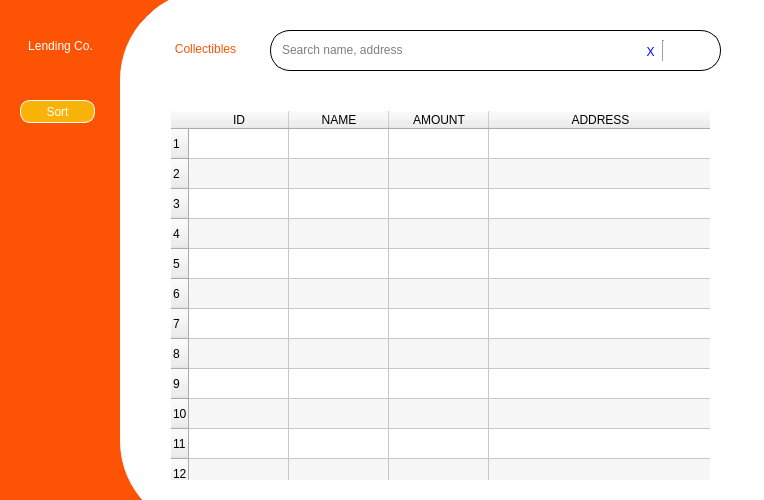
<?xml version="1.0" encoding="UTF-8"?>
<ui version="4.0">
 <class>MainWindow</class>
 <widget class="QMainWindow" name="MainWindow">
  <property name="geometry">
   <rect>
    <x>0</x>
    <y>0</y>
    <width>764</width>
    <height>500</height>
   </rect>
  </property>
  <property name="windowTitle">
   <string>Collectibles</string>
  </property>
  <widget class="QWidget" name="centralwidget">
   <widget class="QWidget" name="bg" native="true">
    <property name="geometry">
     <rect>
      <x>120</x>
      <y>-10</y>
      <width>800</width>
      <height>541</height>
     </rect>
    </property>
    <property name="styleSheet">
     <string notr="true">#bg{
background-color: white;
border: 1px solid white;
border-radius: 90px;
}</string>
    </property>
    <widget class="QScrollArea" name="scrollArea">
     <property name="geometry">
      <rect>
       <x>50</x>
       <y>120</y>
       <width>541</width>
       <height>371</height>
      </rect>
     </property>
     <property name="styleSheet">
      <string notr="true">#scrollArea{
border: 1px solid white;

}</string>
     </property>
     <property name="widgetResizable">
      <bool>true</bool>
     </property>
     <widget class="QWidget" name="scrollAreaWidgetContents">
      <property name="geometry">
       <rect>
        <x>0</x>
        <y>0</y>
        <width>539</width>
        <height>369</height>
       </rect>
      </property>
      <widget class="QTableWidget" name="tableWidget">
       <property name="geometry">
        <rect>
         <x>0</x>
         <y>0</y>
         <width>541</width>
         <height>391</height>
        </rect>
       </property>
       <property name="sizePolicy">
        <sizepolicy hsizetype="Expanding" vsizetype="Expanding">
         <horstretch>0</horstretch>
         <verstretch>0</verstretch>
        </sizepolicy>
       </property>
       <property name="frameShape">
        <enum>QFrame::NoFrame</enum>
       </property>
       <property name="editTriggers">
        <set>QAbstractItemView::NoEditTriggers</set>
       </property>
       <property name="alternatingRowColors">
        <bool>true</bool>
       </property>
       <property name="selectionMode">
        <enum>QAbstractItemView::SingleSelection</enum>
       </property>
       <property name="selectionBehavior">
        <enum>QAbstractItemView::SelectRows</enum>
       </property>
       <property name="verticalScrollMode">
        <enum>QAbstractItemView::ScrollPerPixel</enum>
       </property>
       <property name="horizontalScrollMode">
        <enum>QAbstractItemView::ScrollPerPixel</enum>
       </property>
       <property name="showGrid">
        <bool>true</bool>
       </property>
       <property name="gridStyle">
        <enum>Qt::SolidLine</enum>
       </property>
       <property name="sortingEnabled">
        <bool>false</bool>
       </property>
       <property name="wordWrap">
        <bool>true</bool>
       </property>
       <property name="cornerButtonEnabled">
        <bool>true</bool>
       </property>
       <property name="rowCount">
        <number>12</number>
       </property>
       <attribute name="horizontalHeaderStretchLastSection">
        <bool>true</bool>
       </attribute>
       <attribute name="verticalHeaderStretchLastSection">
        <bool>false</bool>
       </attribute>
       <row/>
       <row/>
       <row/>
       <row/>
       <row/>
       <row/>
       <row/>
       <row/>
       <row/>
       <row/>
       <row/>
       <row/>
       <column>
        <property name="text">
         <string>ID</string>
        </property>
       </column>
       <column>
        <property name="text">
         <string>NAME</string>
        </property>
       </column>
       <column>
        <property name="text">
         <string>AMOUNT</string>
        </property>
       </column>
       <column>
        <property name="text">
         <string>ADDRESS</string>
        </property>
       </column>
      </widget>
     </widget>
    </widget>
    <widget class="QWidget" name="widget" native="true">
     <property name="geometry">
      <rect>
       <x>150</x>
       <y>40</y>
       <width>451</width>
       <height>41</height>
      </rect>
     </property>
     <property name="styleSheet">
      <string notr="true">#widget{
background-color: white;
border: 1px solid black;
border-radius: 20px;
}</string>
     </property>
     <widget class="QLineEdit" name="lineEdit">
      <property name="geometry">
       <rect>
        <x>10</x>
        <y>5</y>
        <width>341</width>
        <height>30</height>
       </rect>
      </property>
      <property name="styleSheet">
       <string notr="true">#lineEdit{
border: 1px white;
}</string>
      </property>
      <property name="text">
       <string/>
      </property>
      <property name="placeholderText">
       <string>Search name, address</string>
      </property>
     </widget>
     <widget class="QPushButton" name="clearButton">
      <property name="geometry">
       <rect>
        <x>370</x>
        <y>10</y>
        <width>21</width>
        <height>23</height>
       </rect>
      </property>
      <property name="cursor">
       <cursorShape>PointingHandCursor</cursorShape>
      </property>
      <property name="styleSheet">
       <string notr="true">#clearButton{
color: blue;
font: 10pt &quot;Segoe UI&quot;;
border: TRANSPARENT;
}</string>
      </property>
      <property name="text">
       <string>X</string>
      </property>
      <property name="flat">
       <bool>true</bool>
      </property>
     </widget>
     <widget class="Line" name="line">
      <property name="geometry">
       <rect>
        <x>383</x>
        <y>10</y>
        <width>20</width>
        <height>21</height>
       </rect>
      </property>
      <property name="orientation">
       <enum>Qt::Vertical</enum>
      </property>
     </widget>
     <widget class="QPushButton" name="searchButton">
      <property name="geometry">
       <rect>
        <x>400</x>
        <y>10</y>
        <width>41</width>
        <height>23</height>
       </rect>
      </property>
      <property name="cursor">
       <cursorShape>PointingHandCursor</cursorShape>
      </property>
      <property name="text">
       <string/>
      </property>
      <property name="icon">
       <iconset>
        <normaloff>../img/search-icon.png</normaloff>../img/search-icon.png</iconset>
      </property>
      <property name="flat">
       <bool>true</bool>
      </property>
     </widget>
     <zorder>line</zorder>
     <zorder>searchButton</zorder>
     <zorder>lineEdit</zorder>
     <zorder>clearButton</zorder>
    </widget>
    <widget class="QLabel" name="collectiblesLabel">
     <property name="geometry">
      <rect>
       <x>30</x>
       <y>33</y>
       <width>111</width>
       <height>51</height>
      </rect>
     </property>
     <property name="styleSheet">
      <string notr="true">#collectiblesLabel{
color: #fc5404;
	font: 75 22pt  &quot;Bodoni MT Poster Compressed&quot;;
}</string>
     </property>
     <property name="text">
      <string>Collectibles</string>
     </property>
     <property name="alignment">
      <set>Qt::AlignCenter</set>
     </property>
    </widget>
   </widget>
   <widget class="QWidget" name="bg2" native="true">
    <property name="geometry">
     <rect>
      <x>-10</x>
      <y>0</y>
      <width>211</width>
      <height>521</height>
     </rect>
    </property>
    <property name="styleSheet">
     <string notr="true">#bg2{
background-color: #fc5404;
}</string>
    </property>
    <widget class="QPushButton" name="sortButton">
     <property name="geometry">
      <rect>
       <x>30</x>
       <y>100</y>
       <width>75</width>
       <height>23</height>
      </rect>
     </property>
     <property name="styleSheet">
      <string notr="true">#sortButton{
color: white;
background-color: #f9b208;
border: 1px solid white;
border-radius: 10px;
}</string>
     </property>
     <property name="text">
      <string>Sort</string>
     </property>
     <property name="icon">
      <iconset>
       <normaloff>../img/delete.svg</normaloff>../img/delete.svg</iconset>
     </property>
     <property name="iconSize">
      <size>
       <width>25</width>
       <height>25</height>
      </size>
     </property>
     <property name="flat">
      <bool>false</bool>
     </property>
    </widget>
    <widget class="QPushButton" name="home">
     <property name="geometry">
      <rect>
       <x>20</x>
       <y>20</y>
       <width>101</width>
       <height>51</height>
      </rect>
     </property>
     <property name="cursor">
      <cursorShape>PointingHandCursor</cursorShape>
     </property>
     <property name="styleSheet">
      <string notr="true">#home{
color: white;
font: 25 25pt &quot;Bodoni MT Poster Compressed&quot;;
border: TRANSPARENT;
border-radius: 10px;
}</string>
     </property>
     <property name="text">
      <string>Lending Co.</string>
     </property>
    </widget>
   </widget>
   <zorder>bg2</zorder>
   <zorder>bg</zorder>
  </widget>
 </widget>
 <resources/>
 <connections/>
</ui>
